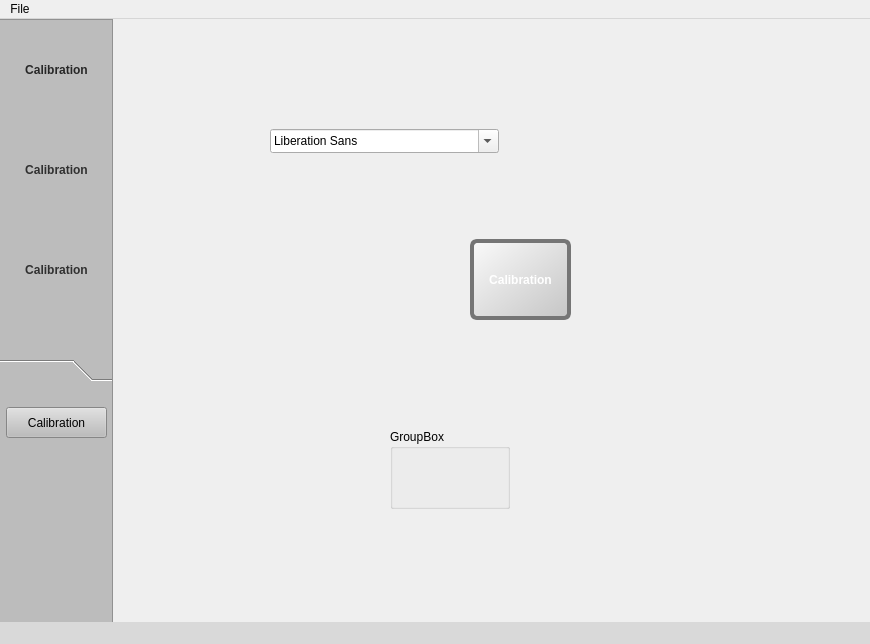
<?xml version="1.0" encoding="UTF-8"?>
<ui version="4.0">
 <class>MainWindow</class>
 <widget class="QMainWindow" name="MainWindow">
  <property name="geometry">
   <rect>
    <x>0</x>
    <y>0</y>
    <width>870</width>
    <height>644</height>
   </rect>
  </property>
  <property name="windowTitle">
   <string>MainWindow</string>
  </property>
  <widget class="QWidget" name="centralwidget">
   <property name="styleSheet">
    <string notr="true">centralWidget { background-color: rgb(21, 21, 21); }</string>
   </property>
   <widget class="QFrame" name="frame">
    <property name="geometry">
     <rect>
      <x>-1</x>
      <y>0</y>
      <width>114</width>
      <height>921</height>
     </rect>
    </property>
    <property name="styleSheet">
     <string notr="true">background-color: rgb(188, 188, 188);</string>
    </property>
    <property name="frameShape">
     <enum>QFrame::StyledPanel</enum>
    </property>
    <property name="frameShadow">
     <enum>QFrame::Plain</enum>
    </property>
    <property name="lineWidth">
     <number>0</number>
    </property>
    <widget class="QToolButton" name="toolButton">
     <property name="geometry">
      <rect>
       <x>7</x>
       <y>10</y>
       <width>101</width>
       <height>81</height>
      </rect>
     </property>
     <property name="font">
      <font>
       <weight>75</weight>
       <bold>true</bold>
      </font>
     </property>
     <property name="styleSheet">
      <string notr="true">color: rgb(39, 39, 39);</string>
     </property>
     <property name="text">
      <string>Calibration</string>
     </property>
     <property name="icon">
      <iconset>
       <normaloff>../../../Images/icones/filez.png</normaloff>../../../Images/icones/filez.png</iconset>
     </property>
     <property name="iconSize">
      <size>
       <width>50</width>
       <height>55</height>
      </size>
     </property>
     <property name="checkable">
      <bool>true</bool>
     </property>
     <property name="toolButtonStyle">
      <enum>Qt::ToolButtonTextUnderIcon</enum>
     </property>
     <property name="autoRaise">
      <bool>true</bool>
     </property>
     <property name="arrowType">
      <enum>Qt::NoArrow</enum>
     </property>
    </widget>
    <widget class="QToolButton" name="toolButton_2">
     <property name="geometry">
      <rect>
       <x>7</x>
       <y>110</y>
       <width>101</width>
       <height>81</height>
      </rect>
     </property>
     <property name="font">
      <font>
       <weight>75</weight>
       <bold>true</bold>
      </font>
     </property>
     <property name="styleSheet">
      <string notr="true">color: rgb(48, 48, 48);

</string>
     </property>
     <property name="text">
      <string>Calibration</string>
     </property>
     <property name="icon">
      <iconset>
       <normaloff>../../../Images/icones/virtualbox-vbox-256px.png</normaloff>../../../Images/icones/virtualbox-vbox-256px.png</iconset>
     </property>
     <property name="iconSize">
      <size>
       <width>50</width>
       <height>55</height>
      </size>
     </property>
     <property name="checkable">
      <bool>true</bool>
     </property>
     <property name="toolButtonStyle">
      <enum>Qt::ToolButtonTextUnderIcon</enum>
     </property>
     <property name="autoRaise">
      <bool>true</bool>
     </property>
     <property name="arrowType">
      <enum>Qt::NoArrow</enum>
     </property>
    </widget>
    <widget class="QToolBox" name="toolBox">
     <property name="geometry">
      <rect>
       <x>0</x>
       <y>340</y>
       <width>113</width>
       <height>130</height>
      </rect>
     </property>
     <property name="currentIndex">
      <number>0</number>
     </property>
     <widget class="QWidget" name="page">
      <property name="geometry">
       <rect>
        <x>0</x>
        <y>0</y>
        <width>113</width>
        <height>100</height>
       </rect>
      </property>
      <attribute name="label">
       <string/>
      </attribute>
      <widget class="QPushButton" name="pushButton">
       <property name="geometry">
        <rect>
         <x>7</x>
         <y>20</y>
         <width>101</width>
         <height>31</height>
        </rect>
       </property>
       <property name="autoFillBackground">
        <bool>false</bool>
       </property>
       <property name="styleSheet">
        <string notr="true">

border-color: rgb(245, 245, 245);</string>
       </property>
       <property name="text">
        <string>Calibration</string>
       </property>
       <property name="icon">
        <iconset>
         <normaloff>../../../Images/icones/filez.png</normaloff>../../../Images/icones/filez.png</iconset>
       </property>
       <property name="checkable">
        <bool>false</bool>
       </property>
       <property name="autoExclusive">
        <bool>false</bool>
       </property>
       <property name="autoDefault">
        <bool>false</bool>
       </property>
       <property name="default">
        <bool>false</bool>
       </property>
       <property name="flat">
        <bool>false</bool>
       </property>
      </widget>
     </widget>
    </widget>
    <widget class="QToolButton" name="toolButton_4">
     <property name="geometry">
      <rect>
       <x>7</x>
       <y>210</y>
       <width>101</width>
       <height>81</height>
      </rect>
     </property>
     <property name="font">
      <font>
       <weight>75</weight>
       <bold>true</bold>
      </font>
     </property>
     <property name="styleSheet">
      <string notr="true">color: rgb(48, 48, 48);

</string>
     </property>
     <property name="text">
      <string>Calibration</string>
     </property>
     <property name="icon">
      <iconset>
       <normaloff>../../../Images/icones/term3.png</normaloff>../../../Images/icones/term3.png</iconset>
     </property>
     <property name="iconSize">
      <size>
       <width>50</width>
       <height>55</height>
      </size>
     </property>
     <property name="checkable">
      <bool>true</bool>
     </property>
     <property name="toolButtonStyle">
      <enum>Qt::ToolButtonTextUnderIcon</enum>
     </property>
     <property name="autoRaise">
      <bool>true</bool>
     </property>
     <property name="arrowType">
      <enum>Qt::NoArrow</enum>
     </property>
    </widget>
   </widget>
   <widget class="QFontComboBox" name="fontComboBox">
    <property name="geometry">
     <rect>
      <x>270</x>
      <y>110</y>
      <width>229</width>
      <height>24</height>
     </rect>
    </property>
   </widget>
   <widget class="QGroupBox" name="groupBox">
    <property name="geometry">
     <rect>
      <x>390</x>
      <y>410</y>
      <width>120</width>
      <height>80</height>
     </rect>
    </property>
    <property name="title">
     <string>GroupBox</string>
    </property>
   </widget>
   <widget class="QToolButton" name="toolButton_3">
    <property name="geometry">
     <rect>
      <x>470</x>
      <y>220</y>
      <width>101</width>
      <height>81</height>
     </rect>
    </property>
    <property name="font">
     <font>
      <weight>75</weight>
      <bold>true</bold>
     </font>
    </property>
    <property name="styleSheet">
     <string notr="true">border: 4px solid rgb(117, 117, 117); 
border-radius: 7px; 
color: rgb(255, 255, 255);
background-color: qlineargradient(spread:pad, x1:0, y1:0, x2:1, y2:1, stop:0 rgba(250, 250, 250, 255), stop:1 rgba(197, 197, 197, 255));
</string>
    </property>
    <property name="text">
     <string>Calibration</string>
    </property>
    <property name="icon">
     <iconset>
      <normaloff>../../../Images/icones/filez.png</normaloff>../../../Images/icones/filez.png</iconset>
    </property>
    <property name="iconSize">
     <size>
      <width>50</width>
      <height>55</height>
     </size>
    </property>
    <property name="checkable">
     <bool>true</bool>
    </property>
    <property name="toolButtonStyle">
     <enum>Qt::ToolButtonTextUnderIcon</enum>
    </property>
    <property name="autoRaise">
     <bool>true</bool>
    </property>
    <property name="arrowType">
     <enum>Qt::NoArrow</enum>
    </property>
   </widget>
  </widget>
  <widget class="QMenuBar" name="menubar">
   <property name="geometry">
    <rect>
     <x>0</x>
     <y>0</y>
     <width>870</width>
     <height>21</height>
    </rect>
   </property>
   <widget class="QMenu" name="menuFile">
    <property name="title">
     <string>File</string>
    </property>
    <addaction name="actionSave"/>
   </widget>
   <addaction name="menuFile"/>
  </widget>
  <widget class="QStatusBar" name="statusbar">
   <property name="styleSheet">
    <string notr="true">background-color: rgb(217, 217, 217);</string>
   </property>
  </widget>
  <action name="actionSave">
   <property name="text">
    <string>Save</string>
   </property>
  </action>
 </widget>
 <resources/>
 <connections/>
</ui>
